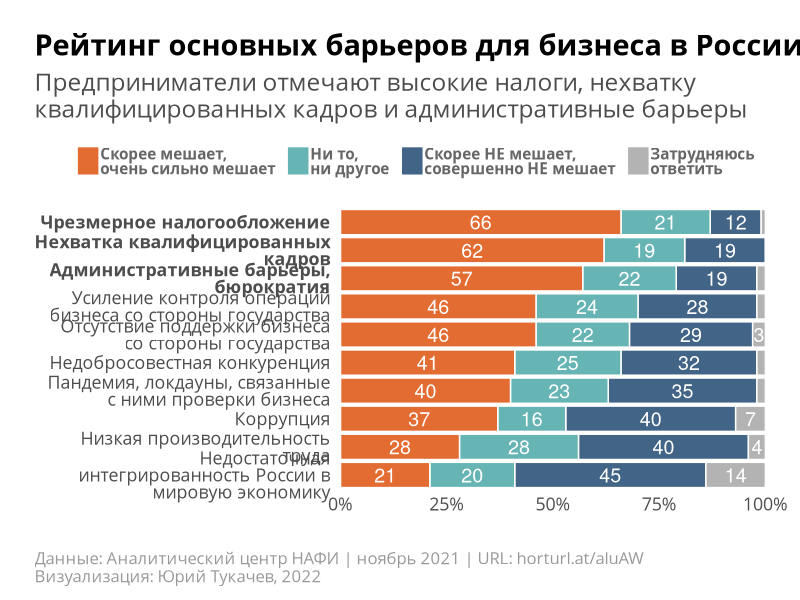
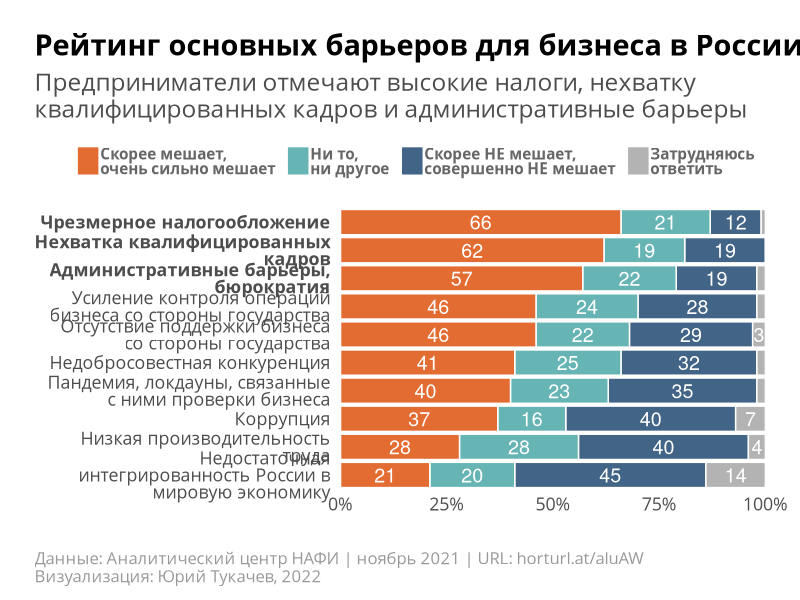

Source code (R) for these figures, in order:
# Рейтинг основных барьеров для бизнеса в России
# Данные: Аналитический центр НАФИ | ноябрь 2021
# shorturl.at/aluAW

library(tidyverse)
library(readxl)
library(glue)
library(ragg)
library(here)
library(ggtext)

nafi <- read_excel(here("data", "nafi.xlsx"))

pr_levels <- rev(nafi$`Причина`)

nafi <-
  nafi %>% pivot_longer(cols = `Скорее не мешает, совершенно не мешает`:`Затрудняюсь ответить`,
                        names_to = "options") %>%
  mutate(
    options = factor(
      options,
      levels = c(
        "Затрудняюсь ответить",
        "Скорее не мешает, совершенно не мешает",
        "Ни то, ни другое",
        "Скорее мешает, очень сильно мешает"
      )
    ),
    `Причина` = factor(`Причина`,
                       levels = pr_levels)
  ) %>%
  mutate(y_p = value / 100,
         val_label = ifelse(value > 2, value, ""))


#насколько каждая проблема мешает ведению бизнеса в России
ggplot(nafi, aes(x = `Причина`, y = value, fill = options)) +
  geom_bar(position = "fill",
           color = "white",
           stat = "identity") +
  geom_text(
    aes(y = y_p, label = val_label),
    stat = "identity",
    color = "white",
    size = 5,
    position = position_stack(vjust = 0.5)
  ) +
  scale_x_discrete(labels = str_wrap(levels(nafi$Причина), 30), expand = expansion(0, 0)) +
  scale_y_continuous(labels = scales::percent, expand = expansion(0, 0)) +
  coord_flip(clip = "off") +
  scale_fill_manual(
    values = c("#E36C33",
               "#67B4B4",
               "#416487",
               "gray70"),
    limits = c(
      "Скорее мешает, очень сильно мешает",
      "Ни то, ни другое",
      "Скорее не мешает, совершенно не мешает",
      "Затрудняюсь ответить"
    ),
    labels = c(
      "Скорее мешает,\nочень сильно мешает",
      "Ни то,\nни другое",
      "Скорее НЕ мешает,\nсовершенно НЕ мешает",
      "Затрудняюсь\nответить"
    )
  ) +
  guides(fill = guide_legend(byrow = FALSE, label.position = "right")) +
  labs(
    title = "Рейтинг основных барьеров для бизнеса в России",
    y = "",
    subtitle = "Предприниматели отмечают высокие налоги, нехватку <br>квалифицированных кадров и административные барьеры",
    caption = "Данные: Аналитический центр НАФИ | ноябрь 2021 | URL: horturl.at/aluAW\nВизуализация: Юрий Тукачев, 2022"
  ) +
  theme_minimal(base_size = 16, base_family = "OpenSans") +
  theme(
    axis.title.y = element_blank(),
    axis.text = element_text(lineheight = 0.8, size = rel(0.8)),
    legend.justification = "right",
    legend.position = "top",
    legend.title = element_blank(),
    legend.box.margin = margin(),
    panel.grid = element_blank(),
    panel.border = element_blank(),
    legend.text = element_text(
      size = 11,
      color = "gray40",
      face = "bold",
      lineheight = 0.8,
      margin = margin()
    ),
    plot.title.position = "plot",
    plot.caption.position = "plot",
    plot.margin = margin(25, 25, 10, 25),
    axis.text.y = element_text(
      # color = c("gray30", "#416487", rep("gray30", 6), # "#E36C33", "gray30"),
      face = c(rep("plain", 7), rep("bold", 3))),
    plot.caption = element_text(
      color = "gray60",
      size = 12,
      hjust = 0
    ),
    plot.subtitle = element_markdown(
      hjust = 0,
      lineheight = 1.1,
      size = rel(1.1),
      family = "OpenSans",
      color = "gray30"
    ),
    plot.title = element_markdown(
      size = rel(1.3),
      family = "OpenSans",
      face = "bold"
    )
  )

ggsave(
  here("images", "nafi_data.png"),
  device = agg_png,
  width = 8,
  height = 8,
  dpi = 150
)
